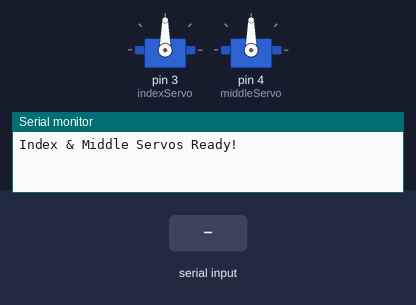
The sketch below on a simulated Arduino Uno, built with avr-gcc and run on an emulated ATmega328P. Shown: 2 × servo, the last lines printed to the serial monitor. The test bench sets the inputs (shaded band).

Above: at 1.2 s.
1.3 s: "90,45\n" received over Serial
At 1.7 s:
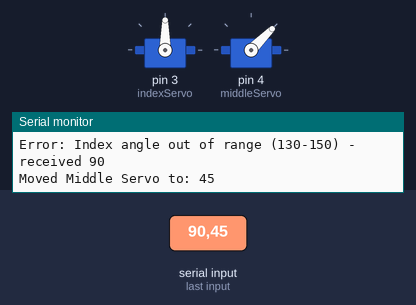
2.8 s: ",\n" received over Serial
Timing chart, 0 to 5.8 s (numbered marks = the images above; inputs shaded):
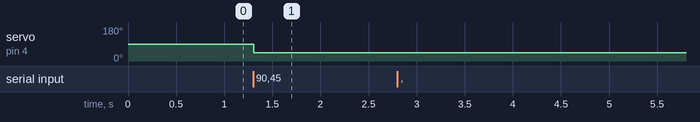

The sketch:

two_servo.ino
```cpp
#include <Servo.h>

Servo indexServo;
Servo middleServo;

void setup() {
  Serial.begin(9600);
  indexServo.attach(3);     // Index servo pin
  middleServo.attach(4);   // Middle servo pin
  Serial.println("Index & Middle Servos Ready!");
}

void loop() {
  if (Serial.available()) {
    // Read Index angle
    int indexAngle = Serial.parseInt();

    // Consume the comma separator
    if (Serial.peek() == ',') Serial.read();

    // Read Middle angle
    int middleAngle = Serial.parseInt();

    // Consume any leftover newline
    if (Serial.peek() == '\n') Serial.read();

    // Move Index servo if in range
    if (indexAngle >= 130 && indexAngle <= 150) {
      indexServo.write(indexAngle);
      Serial.print("Moved Index Servo to: ");
      Serial.println(indexAngle);
    } else {
      Serial.print("Error: Index angle out of range (130-150) - received ");
      Serial.println(indexAngle);
    }

    //Move Middle servo if in range
    if (middleAngle <= 50 && middleAngle >= 30) {
      middleServo.write(middleAngle);
      Serial.print("Moved Middle Servo to: ");
      Serial.println(middleAngle);
    } else {
      Serial.print("Error: Middle angle out of range (30-50) - received ");
      Serial.println(middleAngle);
    }
  }
}
```

Measured:
- after the input at 1.3 s, servo on pin 4 (middleServo): 90° → 45° at once
